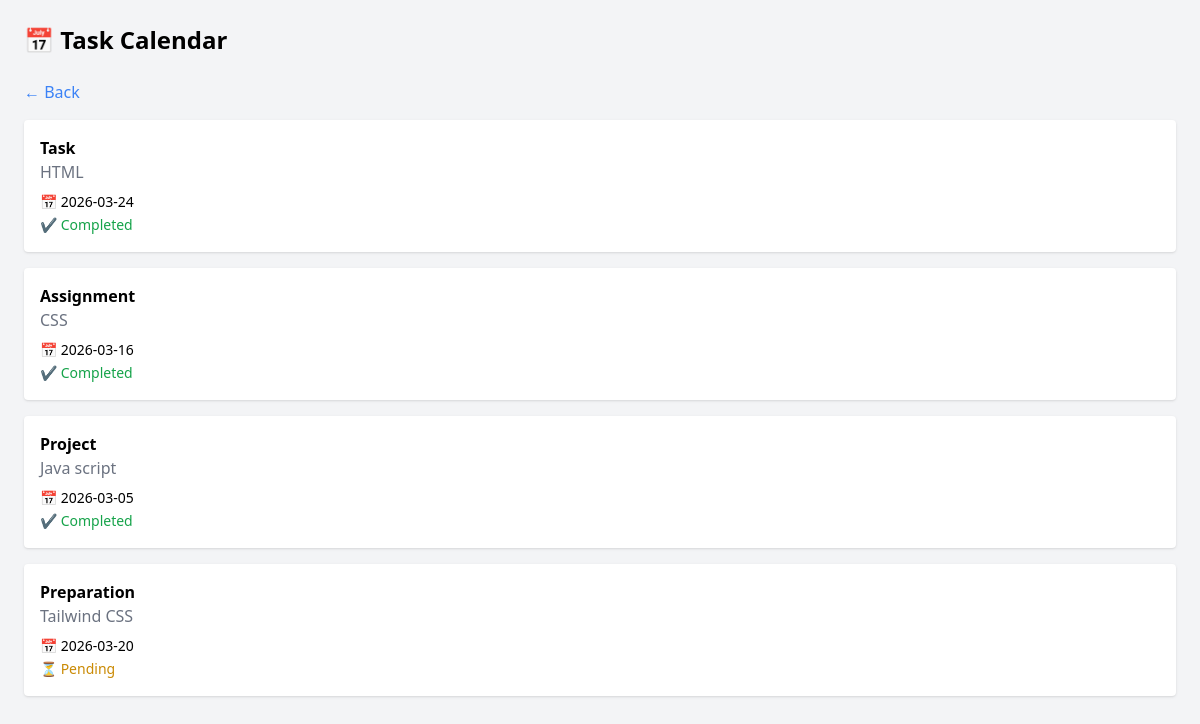
The app's page /calendar (signed in) with its own data.
### tables this page shows
CREATE TABLE tasks (
            id INTEGER PRIMARY KEY AUTOINCREMENT,
            title TEXT,
            description TEXT,
            status TEXT,
            due_date TEXT,
            user_id INTEGER
        );

### app.py (the view)
@app.route('/calendar')
def calendar():
    if 'user_id' not in session:
        return redirect('/login')
    conn = get_db()
    tasks = conn.execute(
        "SELECT * FROM tasks WHERE user_id=?",
        (session['user_id'],)
    ).fetchall()
    conn.close()
    return render_template('calendar.html', tasks=tasks)

### app.py (called while the page is built)
def get_db():
    conn = sqlite3.connect("database.db")
    conn.row_factory = sqlite3.Row
    return conn

### templates/calendar.html (shortened to what this page needs)
<!DOCTYPE html>
<html>
<head>
  <script src="https://cdn.tailwindcss.com"></script>
</head>
<body class="bg-gray-100 p-6">
<h1 class="text-2xl font-bold mb-6">📅 Task Calendar</h1>
<a href="/dashboard" class="text-blue-500 mb-4 inline-block">← Back</a>
<div class="space-y-4">
{% for task in tasks %}
<div class="bg-white p-4 rounded shadow">
  <h3 class="font-bold">{{ task.title }}</h3>
  <p class="text-gray-500">{{ task.description }}</p>
  <p class="text-sm mt-2">📅 {{ task.due_date }}</p>
  {% if task.status == 'Completed' %}
    <span class="text-green-600 text-sm">✔ Completed</span>
  {% else %}
    <span class="text-yellow-600 text-sm">⏳ Pending</span>
  {% endif %}
</div>
{% endfor %}
</div>
</body>
</html>

### records on screen
tasks: title "Task", description "HTML", due_date "2026-03-24", status "✔ Completed"
tasks: title "Assignment", description "CSS", due_date "2026-03-16", status "✔ Completed"
tasks: title "Project", description "Java script", due_date "2026-03-05", status "✔ Completed"
tasks: title "Preparation", description "Tailwind CSS", due_date "2026-03-20", status "⏳ Pending"
